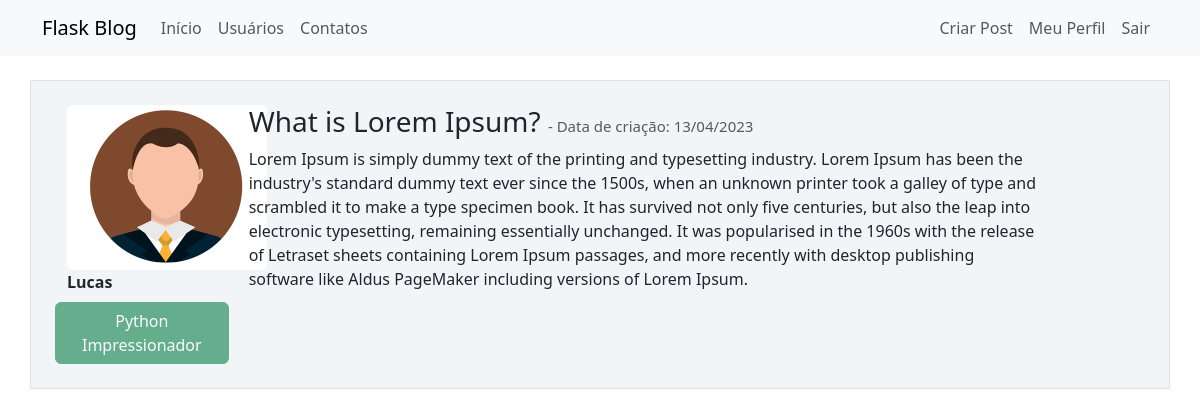
/post/1 (signed in), run on the app's committed database.
### webblog/models.py (models this page shows, shortened)
class Usuario(database.Model, UserMixin):
    id = database.Column(database.Integer, primary_key=True)
    username = database.Column(database.String, nullable=False)  # campo não pode ser vazio, preenchimento obrigatório
    email = database.Column(database.String, nullable=False, unique=True)  # campo deve ser único
    senha = database.Column(database.String, nullable=False)
    cursos = database.Column(database.String, nullable=False, default='Não informado')
    foto_perfil = database.Column(database.String, nullable=False, default='default.jpg')
    posts = database.relationship('Post', backref='autor', lazy=True)

class Post(database.Model):
    id = database.Column(database.Integer, primary_key=True)
    titulo = database.Column(database.String, nullable=False)
    corpo = database.Column(database.Text, nullable=False)  # informando ao BD que será um texto ao invés de String
    data_criacao = database.Column(database.DateTime, nullable=False, default=datetime.utcnow)
    id_usuario = database.Column(database.Integer, database.ForeignKey('usuario.id'), nullable=False)

### webblog/routes.py (the view)
@app.route('/post/<post_id>', methods=['GET', 'POST'])
@login_required
def exibir_post(post_id):
    post = Post.query.get(post_id)  # retornando o post que tem o id igual ao post_id (get pega pela chave primária)
    if current_user == post.autor:
        form = FormEditarPost()
        if request.method == "GET":
            form.titulo.data = post.titulo
            form.corpo.data = post.corpo
        elif form.validate_on_submit() and 'botao_submit' in request.form:
            post.titulo = form.titulo.data
            post.corpo = form.corpo.data
            database.session.commit()
            flash(f'Post editado com sucesso!', 'alert-success')
            return redirect(url_for('home'))
    else:
        form = None  # temos que colocar o None para não haver erro na passagem de parâmetros se o usuário não for autor
    return render_template('post.html', post=post, form=form)

### webblog/models.py (called while the page is built)
@login_manager.user_loader  # decorator para informar ao login manager que a função abaixo retorna o ID de usuario
def load_usuario(id_usuario):  # função para validação de usuário durante o login
    return Usuario.query.get(int(id_usuario))  # somente retornando a validação de ID do usuário, retornando o usuário

### webblog/templates/post.html (shortened to what this page needs)
{% extends 'base.html' %}
{% block body %}
<div class="container mt-3">
        <div class="row border mt-4 p-4 meupost" >
            <div class="col col-2">
                <div class="image pe-2">
                    <img src="{{  url_for('static', filename='fotos_perfil/{}'.format(post.autor.foto_perfil)) }}" class="rounded" width="200" >
                    <br>
                    <strong>{{ post.autor.username }}</strong>
                    <div class="row justify-content-center">
                        {% for curso in post.autor.cursos.split(';') %}
                            <button type="button" class="btn btn-success mt-2" disabled>{{ curso }}</button>
                        {% endfor %}
                    </div>
                </div>
            </div>
            <div class="col col-9">
                <h3>{{ post.titulo }}
                    <small class="text-muted" style="font-size:15px">
                        -   Data de criação: {{ post.data_criacao.strftime('%d/%m/%Y') }}
                    </small>
                </h3>
                <p>{{ post.corpo }}</p>
                <br>
            </div>
        </div>
</div>
{% endblock %}

### webblog/static/main.css (style rules this page uses)
body { color: dark-gray; }
.meupost { background: #f2f5f8 }
.border { border-color: white; }

### data on the page
Usuario: foto_perfil (picture), autor.username "Lucas", cursos "Python Impressionador"
Post: titulo "What is Lorem Ipsum?", data_criacao "13/04/2023", corpo "Lorem Ipsum is simply dummy text of the printing and typesetting industry. Lorem Ipsum has been the industry's standard dummy text ever since the 1500s, when an unknown printer took a galley of type and scrambled it to make a type specimen book. It has survived not only five centuries, but also the leap into electronic typesetting, remaining essentially unchanged. It was popularised in the 1960s with the release of Letraset sheets containing Lorem Ipsum passages, and more recently with desktop publishing software like Aldus PageMaker including versions of Lorem Ipsum."
